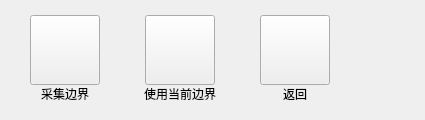
       <widget class="QWidget" name="controlDiggerWorkPage">
        <layout class="QHBoxLayout" name="horizontalLayout_26">
         <property name="spacing">
          <number>40</number>
         </property>
         <property name="leftMargin">
          <number>30</number>
         </property>
         <property name="topMargin">
          <number>15</number>
         </property>
         <property name="rightMargin">
          <number>30</number>
         </property>
         <property name="bottomMargin">
          <number>17</number>
         </property>
         <item>
          <layout class="QVBoxLayout" name="verticalLayout_87">
           <property name="spacing">
            <number>0</number>
           </property>
           <item>
            <widget class="QPushButton" name="collectionBtn">
             <property name="minimumSize">
              <size>
               <width>70</width>
               <height>70</height>
              </size>
             </property>
             <property name="maximumSize">
              <size>
               <width>70</width>
               <height>70</height>
              </size>
             </property>
             <property name="text">
              <string/>
             </property>
            </widget>
           </item>
           <item>
            <widget class="QLabel" name="collectionBtnLabel">
             <property name="text">
              <string>采集边界</string>
             </property>
             <property name="alignment">
              <set>Qt::AlignCenter</set>
             </property>
            </widget>
           </item>
          </layout>
         </item>
         <item>
          <layout class="QVBoxLayout" name="verticalLayout_86">
           <property name="spacing">
            <number>0</number>
           </property>
           <item>
            <layout class="QHBoxLayout" name="horizontalLayout_22">
             <property name="spacing">
              <number>0</number>
             </property>
             <item>
              <spacer name="horizontalSpacer_3">
               <property name="orientation">
                <enum>Qt::Horizontal</enum>
               </property>
               <property name="sizeHint" stdset="0">
                <size>
                 <width>5</width>
                 <height>20</height>
                </size>
               </property>
              </spacer>
             </item>
             <item>
              <widget class="QPushButton" name="useCurBoundaryBtn">
               <property name="minimumSize">
                <size>
                 <width>70</width>
                 <height>70</height>
                </size>
               </property>
               <property name="maximumSize">
                <size>
                 <width>70</width>
                 <height>70</height>
                </size>
               </property>
               <property name="text">
                <string/>
               </property>
              </widget>
             </item>
             <item>
              <spacer name="horizontalSpacer_6">
               <property name="orientation">
                <enum>Qt::Horizontal</enum>
               </property>
               <property name="sizeHint" stdset="0">
                <size>
                 <width>5</width>
                 <height>20</height>
                </size>
               </property>
              </spacer>
             </item>
            </layout>
           </item>
           <item>
            <widget class="QLabel" name="useCurBoundaryBtnLabel">
             <property name="text">
              <string>使用当前边界</string>
             </property>
             <property name="alignment">
              <set>Qt::AlignCenter</set>
             </property>
            </widget>
           </item>
          </layout>
         </item>
         <item>
          <layout class="QVBoxLayout" name="verticalLayout_85">
           <property name="spacing">
            <number>0</number>
           </property>
           <item>
            <widget class="QPushButton" name="diggerWorkBackBtn">
             <property name="minimumSize">
              <size>
               <width>70</width>
               <height>70</height>
              </size>
             </property>
             <property name="maximumSize">
              <size>
               <width>70</width>
               <height>70</height>
              </size>
             </property>
             <property name="text">
              <string/>
             </property>
            </widget>
           </item>
           <item>
            <widget class="QLabel" name="diggerWorkBackBtnLabel">
             <property name="text">
              <string>返回</string>
             </property>
             <property name="alignment">
              <set>Qt::AlignCenter</set>
             </property>
            </widget>
           </item>
          </layout>
         </item>
         <item>
          <spacer name="horizontalSpacer_7">
           <property name="orientation">
            <enum>Qt::Horizontal</enum>
           </property>
           <property name="sizeHint" stdset="0">
            <size>
             <width>65</width>
             <height>20</height>
            </size>
           </property>
          </spacer>
         </item>
        </layout>
       </widget>
